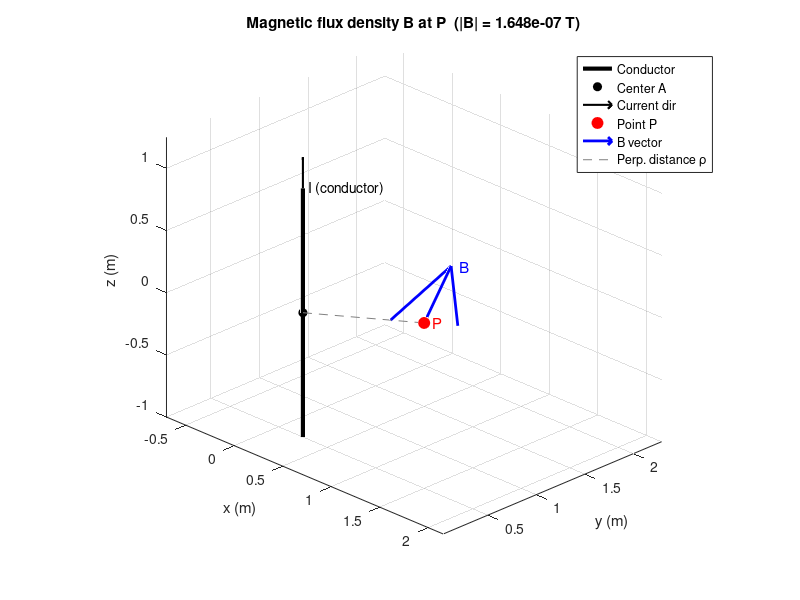

MATLAB code to generate this figure:
%% Magnetic flux density of a finite straight conductor (parallel to z)
clear; clc; close all;

%% ---------------- User parameters ----------------
mu0 = 4*pi*1e-7;      % Permeability of free space (H/m)

I  = 1;              % Current (A)  -> +z direction
l  = 2;             % Length of conductor (m)

A  = [0.25, 0.5, 0]; % Center of the conductor A(Ax,Ay,Az)
P  = [1, 1, 0]; % Observation point P(Px,Py,Pz)

%% ---------------- Geometry ----------------
% Wire endpoints (parallel to z, centered at A)
z1 = A(3) - l/2;
z2 = A(3) + l/2;

% Perpendicular (radial) vector from wire axis to P
rho_vec = [P(1)-A(1), P(2)-A(2), 0];
rho     = norm(rho_vec);          % Perpendicular distance r

if rho < 1e-12
    error('Point P lies on the conductor axis. B is undefined (infinite).');
end

% Unit vector in the azimuthal (phi) direction:  phi_hat = z_hat x rho_hat
rho_hat = rho_vec / rho;
z_hat   = [0 0 1];
phi_hat = cross(z_hat, rho_hat);

% Longitudinal distances from P's projection to the wire ends
s1 = z1 - P(3);
s2 = z2 - P(3);

% Angles subtended by the ends
sin_t1 = s1 / sqrt(s1^2 + rho^2);
sin_t2 = s2 / sqrt(s2^2 + rho^2);

% Magnitude of B (Biot-Savart for finite wire)
Bmag = (mu0 * I) / (4*pi*rho) * (sin_t2 - sin_t1);

% Vector B
B = Bmag * phi_hat;

fprintf('Point P        : (%.3f, %.3f, %.3f) m\n', P);
fprintf('Conductor A    : (%.3f, %.3f, %.3f) m, length %.3f m\n', A, l);
fprintf('Perp. distance : %.4f m\n', rho);
fprintf('|B|            : %.6e T\n', Bmag);
fprintf('B vector       : (%.6e, %.6e, %.6e) T\n', B);

%% ---------------- 3D Plot ----------------
figure('Color','w');
hold on; grid on; axis equal;
view(45, 25);
xlabel('x (m)'); ylabel('y (m)'); zlabel('z (m)');
title(sprintf('Magnetic flux density B at P  (|B| = %.3e T)', Bmag));

% --- Plot the conductor ---
plot3([A(1) A(1)], [A(2) A(2)], [z1 z2], 'k-', 'LineWidth', 3);
plot3(A(1), A(2), A(3), 'ko', 'MarkerFaceColor','k');
text(A(1), A(2), z2, '  I (conductor)', 'FontSize', 10);

% Arrow to show current direction
quiver3(A(1), A(2), z2, 0, 0, 0.25, 0, ...
        'Color','k','LineWidth',1.5,'MaxHeadSize',0.8);

% --- Plot point P ---
plot3(P(1), P(2), P(3), 'ro', 'MarkerFaceColor','r', 'MarkerSize',8);
text(P(1), P(2), P(3), '  P', 'Color','r', 'FontSize', 11);

% --- Plot the B vector at P (scaled for visibility) ---
scaleB = 0.5 * l / max(Bmag, eps);   % auto-scale arrow length
quiver3(P(1), P(2), P(3), ...
        B(1)*scaleB, B(2)*scaleB, B(3)*scaleB, ...
        0, 'Color','b', 'LineWidth', 2, 'MaxHeadSize', 0.6);
text(P(1)+B(1)*scaleB, P(2)+B(2)*scaleB, P(3)+B(3)*scaleB, ...
     '  B', 'Color','b', 'FontSize', 11);

% --- Dashed line from wire axis to P (shows rho) ---
plot3([A(1) P(1)], [A(2) P(2)], [P(3) P(3)], '--', 'Color',[0.5 0.5 0.5]);

legend('Conductor','Center A','Current dir','Point P','B vector', ...
       'Perp. distance \rho', 'Location','best');

hold off;
